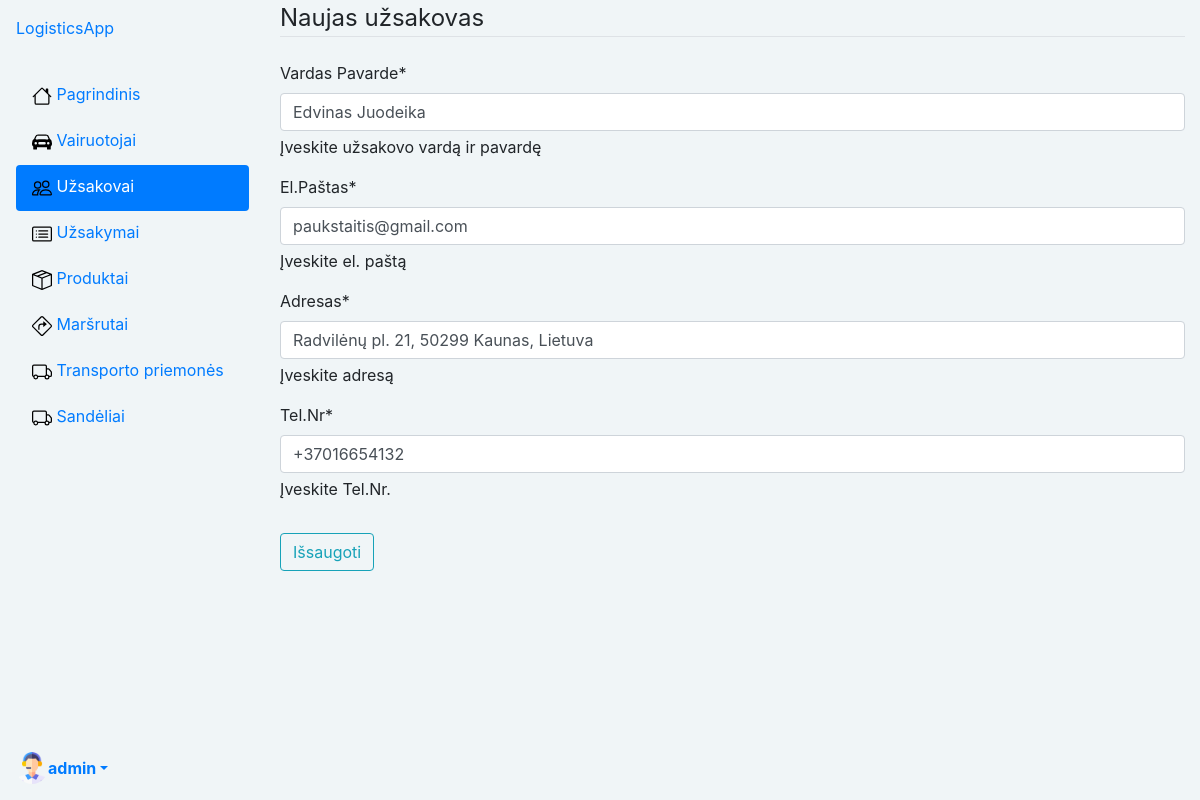
Screenshot of /logistics/customers/3/update (signed in) with the database file from the repository.
### logistics/models.py (models this page shows, shortened)
class Profile(models.Model):
    user = models.OneToOneField(User, on_delete=models.CASCADE)
    nuotrauka = models.ImageField(default="profile_pics/default.png", upload_to="profile_pics")

class Customer(models.Model):
    name = models.CharField('Vardas Pavarde', max_length=80, help_text='Įveskite užsakovo vardą ir pavardę')
    email = models.CharField('El.Paštas', max_length=100, unique=True, help_text='Įveskite el. paštą')
    location = models.CharField('Adresas', max_length=100, help_text='Įveskite adresą')
    phone_number = models.CharField('Tel.Nr', max_length=25, help_text='Įveskite Tel.Nr.')
    user = models.ForeignKey(User, on_delete=models.SET_NULL, null=True, blank=True)

### logistics/crud_views/customers_views.py (the view)
# urls.py: path('customers/<int:customer_id>/update', CustomerUpdateView.as_view(), name='customer-update'),
class CustomerUpdateView(LoginRequiredMixin, UserPassesTestMixin, generic.UpdateView):
    model = Customer
    fields = ['name', 'email', 'location', 'phone_number']
    success_url = reverse_lazy('customers')  # sugeneruoja URL dinaminiu budu
    template_name = 'customers/customer_form.html'
    pk_url_kwarg = 'customer_id'
    def test_func(self):
        return self.request.user.is_superuser #Jeigu super admin leis update, jeigu ne numes i 403 forbidden

### templates/customers/customer_form.html (shortened to what this page needs)
{% extends "base.html" %}
{% load crispy_forms_tags %}
{% block content %}
    <div class="content-section">
    <form method="POST" action="", enctype="multipart/form-data">
        <fieldset class="form-group">
            <legend class="border-bottom mb-4">Naujas užsakovas</legend>
            {{ form|crispy }}
        </fieldset>
        <div class="form-group">
            <button class="btn btn-outline-info" type="submit">Išsaugoti</button>
        </div>
    </form>
    </div>
{% endblock content %}

### templates/base.html (shortened to what this page needs)
<!DOCTYPE html>
<html lang="en">
<head>
    {% load static %}
    <link rel="stylesheet" href="https://stackpath.bootstrapcdn.com/bootstrap/4.1.3/css/bootstrap.min.css"
>
    <link rel="stylesheet" href="{% static 'css/styles.css' %}">
    <link href="https://cdn.jsdelivr.net/npm/bootstrap-icons@1.18.0/font/bootstrap-icons.css" rel="stylesheet">
</head>
<body class="d-flex" style="background-color: #F0F5F7;">
<div class="d-flex flex-column flex-shrink-0 p-3 bg-body-tertiary"
     style="width: 265px; height: 100vh; background-color: #F0F5F7;">
    <a href="/" class="d-flex align-items-center mb-3 mb-md-0 me-md-auto link-body-emphasis text-decoration-none">
        <span class="fs-4">LogisticsApp</span>
    </a>
    <ul class="nav nav-pills flex-column mb-auto">
        <li class="nav-item align-items-center">
            <a href="{% url 'index' %}"
               class="nav-link {% if request.resolver_match.url_name == 'index' %}active{% endif %}
 link-body-emphasis">
                <img src="{% static 'images/house.svg' %}" width="20" height="30" alt="Your Logo" class="me-2">
                <span class="d-none d-md-inline">Pagrindinis</span>
            </a>
        </li>
        {% if user.is_authenticated %}
        {% if user.is_superuser %}
        <li class="nav-item align-items-center">
            <a href="{% url 'drivers' %}"
               class="nav-link {% if 'drivers' in request.path %}active{% endif %} link-body-emphasis">
                <img src="{% static 'images/car-front-fill (1).svg' %}" width="20" height="30" alt="Your Logo"
                     class="me-2">
                <span class="d-none d-md-inline">Vairuotojai</span>
            </a>
        </li>
        <li class="nav-item align-items-center">
            <a href="{% url 'customers' %}"
               class="nav-link {% if 'customers' in request.path %}active{% endif %} link-body-emphasis">
                <img src="{% static 'images/people.svg' %}" width="20" height="30" alt="Your Logo" class="me-2">
                <span class="d-none d-md-inline">Užsakovai</span>
            </a>
        </li>
        <li class="nav-item align-items-center">
            <a href="{% url 'orders' %}"
               class="nav-link {% if 'orders' in request.path %}active{% endif %} link-body-emphasis">
                <img src="{% static 'images/card-list.svg' %}" width="20" height="30" alt="Your Logo" class="me-2">
                <span class="d-none d-md-inline">Užsakymai</span>
            </a>
        </li>
        <li class="nav-item align-items-center">
            <a href="{% url 'products' %}" class="nav-link {% if request.resolver_match.url_name == 'products' %}active{% endif %}
 link-body-emphasis">
                <img src="{% static 'images/box-seam.svg' %}" width="20" height="30" alt="Your Logo" class="me-2">
                <span class="d-none d-md-inline">Produktai</span>
            </a>
        </li>
        <li class="nav-item align-items-center">
            <a href="{% url 'routes' %}"
               class="nav-link {% if 'routes' in request.path %}active{% endif %} link-body-emphasis">
                <img src="{% static 'images/sign-turn-right.svg' %}" width="20" height="30" alt="Your Logo"
                     class="me-2">
                <span class="d-none d-md-inline">Maršrutai</span>
            </a>
        </li>
        <li class="nav-item align-items-center">
            <a href="{% url 'vehicles' %}"
               class="nav-link {% if 'vehicles' in request.path %}active{% endif %} link-body-emphasis">
                <img src="{% static 'images/truck.svg' %}" width="20" height="30" alt="Your Logo" class="me-2">
                <span class="d-none d-md-inline">Transporto priemonės</span>
            </a>
        </li>
        <li class="nav-item align-items-center">
            <a href="{% url 'warehouses' %}"
               class="nav-link {% if 'warehouses' in request.path %}active{% endif %} link-body-emphasis">
                <img src="{% static 'images/truck.svg' %}" width="20" height="30" alt="Your Logo" class="me-2">
                <span class="d-none d-md-inline">Sandėliai</span>
            </a>
        </li>
        {% endif %}
    </ul>
    <div class="dropdown">
        <a href="#" class="d-flex align-items-center link-body-emphasis text-decoration-none dropdown-toggle"
           data-toggle="dropdown" aria-expanded="false">
            <img src="{{ user.profile.nuotrauka.url }}" alt="" width="32" height="32" class="rounded-circle me-2">
            <strong>{{ user.get_username}}</strong>
        </a>
            {% endif %}
    </div>
</div>
<div class="container-fluid">
    {% block content %}{% endblock %}
</div>
</body>
</html>

### rows the page displays
Customer: name "Edvinas Juodeika", email "paukstaitis@gmail.com", location "Radvilėnų pl. 21, 50299 Kaunas, Lietuva", phone_number "+37016654132"

### other values shown
{{ user.get_username }} "admin"
